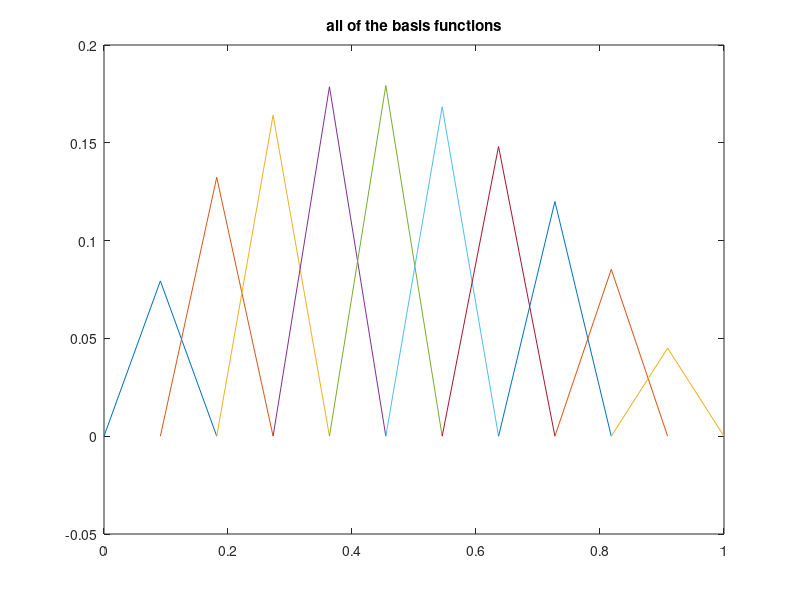

Reproduce this figure in MATLAB. (Note: this script raises an error after producing the figure.)
% HW09 Problem 3
%
% solve BVP by Galerkin method


%% setup
M = 10;

% compute the collocation points
h = 1/(M+1);
x = (0:h:1)';
disp(x);

% these are the centers of the basis functions
xmids = x(2:end-1);

% evaluate r using the approximation
r = h.*((2.*xmids-4)./((1+xmids).^2));
disp(r);


% build A
qmid = -2.*(xmids)./((1+(xmids)).^2);
% push evaluation forward so that the matrix is symmetric
qmidh = -2.*(xmids(1:end-1)+h/2)./((1+(xmids(1:end-1)+h/2)).^2);
offdiag = (1/h+qmidh.*h./6);
A = spdiags((-2/h+qmid.*2.*h./3),0,M,M)+spdiags([0;offdiag],1,M,M)...
    +spdiags([offdiag;0],-1,M,M);
% verify that A is symmetric
disp(A);

c = A\r;

%% build A and r using the MATLAB's integrator

% evaluate r using quad
%     for i=1:length(xmids)
%         xj = xmids(i);
%         rfuncl = @(x) (1-abs(x-xj)./h).*(2.*x-4)./((1+x).^2);
%         r(i) = quad(rfuncl,x(i),x(i+2));
%     end
%     disp(r);
%
%     xdiags = r;
%     for i=1:length(xmids)
%         xj = xmids(i);
%         qfuncl = @(x) (1-abs(x-xj)./h).^2.*(-2.*x)./((1+x).^2);
%         xdiags(i) = -2/h+quad(qfuncl,x(i),x(i+2));
%     end
%
%     xupdiags = r;
%     for i=1:length(xmids)-1
%         xj = xmids(i);
%         xj1 = xmids(i+1);
%         qfunc2 = @(x) (1-abs(x-xj)./h).*(1-abs(x-xj1)./h).*(-2.*x)./((1+x).^2);
%         xupdiags(i) = 1/h+quad(qfunc2,x(i+1),x(i+2));
%     end
%     A = spdiags(xdiags,0,M,M)+spdiags([0;xupdiags],1,M,M)...
%         +spdiags([xupdiags;0],-1,M,M);

% solve
% c = A\r;

%% add all of the functions  for the solution
y = x;
for i=2:M+1
    y(i-1:i+1) = y(i-1:i+1)+c(i-1).*(1-abs(x(i-1:i+1)-x(i))/h);
end
yexact = 2.*x./(1+x);


%% compute max error (and save)
maxerror = max(abs(yexact-y));
fprintf('maximum error for M = %g is %g\n',M,maxerror);

figure;
for i=2:M+1
    plot(x(i-1:i+1),c(i-1).*(1-abs(x(i-1:i+1)-x(i))/h));
    hold on;
end
title('all of the basis functions')


figure;
tmpfigh = gcf;
clf;
figshape(600,600);
set(gcf,'Color','none');
set(gcf,'InvertHardCopy', 'off');
set(gcf,'DefaultAxesFontname','helvetica');
set(gcf,'DefaultLineColor','r');
set(gcf,'DefaultAxesColor','none');
set(gcf,'DefaultLineMarkerSize',5);
set(gcf,'DefaultLineMarkerEdgeColor','k');
set(gcf,'DefaultLineMarkerFaceColor','g');
set(gcf,'DefaultAxesLineWidth',0.5);
set(gcf,'PaperPositionMode','auto');

plot(x,y,'LineWidth',2,'Color','b');
hold on;
plot(x,yexact,'LineWidth',2,'Color','r')
legend({'numerical','exact'},'Location','NorthWest');
legend boxoff;
set(gca, 'fontsize',18)
xlabel('x','FontSize',20)
ylabel('y','FontSize',20)
title('exact and numerical solutions')

%%  plot the solution error
figure;
tmpfigh = gcf;
clf;
figshape(600,600);
set(gcf,'Color','none');
set(gcf,'InvertHardCopy', 'off');
set(gcf,'DefaultAxesFontname','helvetica');
set(gcf,'DefaultLineColor','r');
set(gcf,'DefaultAxesColor','none');
set(gcf,'DefaultLineMarkerSize',5);
set(gcf,'DefaultLineMarkerEdgeColor','k');
set(gcf,'DefaultLineMarkerFaceColor','g');
set(gcf,'DefaultAxesLineWidth',0.5);
set(gcf,'PaperPositionMode','auto');

plot(x,abs(yexact-y),'LineWidth',2,'Color','r')
set(gca, 'fontsize',18)
xlabel('x','FontSize',20)
ylabel('y','FontSize',20)
title('error of the numerical solution')

% %% plot error versus 1/M
% figure;
% tmpfigh = gcf;
% clf;
% figshape(600,600);
% set(gcf,'Color','none');
% set(gcf,'InvertHardCopy', 'off');
% set(gcf,'DefaultAxesFontname','helvetica');
% set(gcf,'DefaultLineColor','r');
% set(gcf,'DefaultAxesColor','none');
% set(gcf,'DefaultLineMarkerSize',5);
% set(gcf,'DefaultLineMarkerEdgeColor','k');
% set(gcf,'DefaultLineMarkerFaceColor','g');
% set(gcf,'DefaultAxesLineWidth',0.5);
% set(gcf,'PaperPositionMode','auto');
% 
% plot(1./Mvec,errorvec,'LineWidth',2,'Color','b')
% 
% set(gca, 'fontsize',18)
% xlabel('1/M','FontSize',20)
% ylabel('Max error','FontSize',20)
